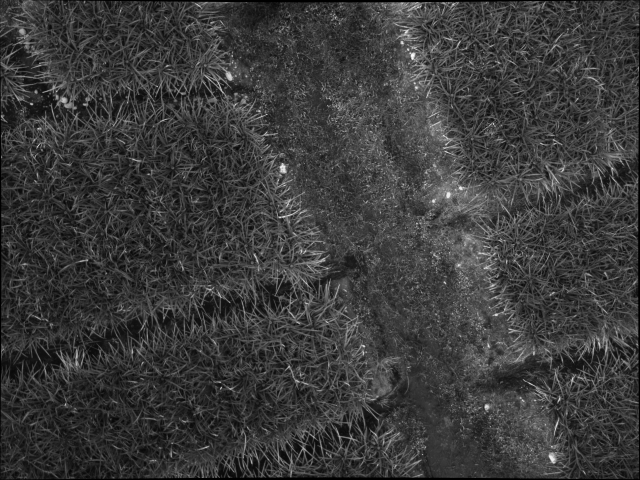
#> input picture data/test/blue.png, 1280 x 960 px (shown at 1/2 size); its folder holds 4 pictures in this run
$ python imgregistration.py
#> lines starting #> are read from the running program, lines starting #| are printed output that depends on the picture
#%%
import numpy as np
import cv2
import os
import glob
import matplotlib.pyplot as plt

def read_image_folder(images_folder_path = './data/test/'):

    """
    Read all red, green, blue, nir, red edge images in a specific folder

    Args:
        images_folder_path (string): Images folder path.
    Ret:
        masked: n x m x 5 np.array, double format

    """
#> called with images_folder_path = './data/test/'
    path = os.path.join(images_folder_path ,'*')
    files_list = np.sort(glob.glob(path))
    try:
        # Intenta leer en formato de la cámara Micasense Red Edge (b,g,r,re,n)
        blue, green, nir, red, red_edge = [np.double(cv2.imread(files_list[i], cv2.IMREAD_GRAYSCALE)) / 255.0 for i in range (len(files_list))]
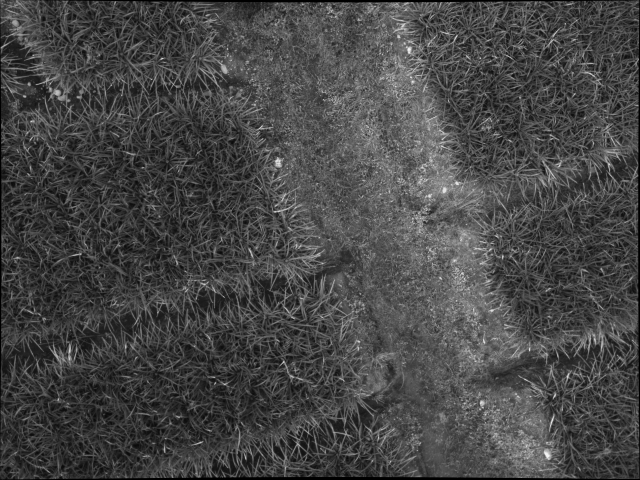
#> input picture data/test/green.png, 1280 x 960 px (shown at 1/2 size)
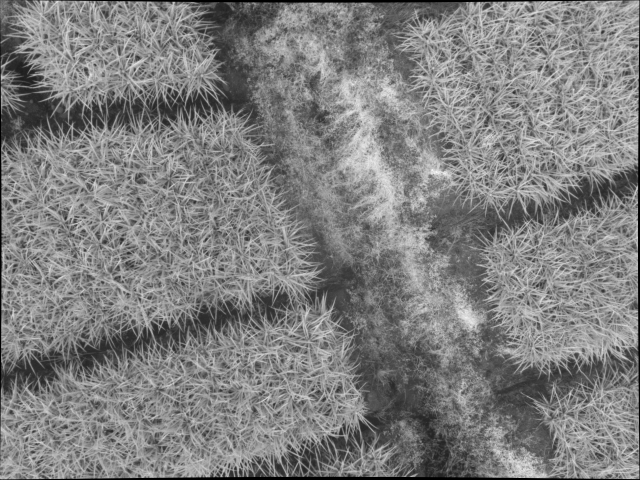
#> input picture data/test/nir.png, 1280 x 960 px (shown at 1/2 size)
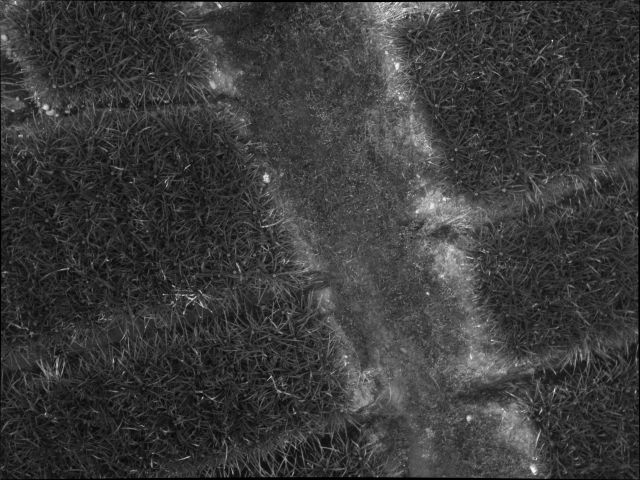
#> input picture data/test/red.png, 1280 x 960 px (shown at 1/2 size)
    except:
        print('Error 01: There is a problem reading files, check for the correct images in path ' +  images_folder_path.upper())
        return False

    # all bands container
    masked = np.zeros(shape=(blue.shape[0], blue.shape[1], 5),dtype=(np.double))
    masked[:,:,0] = blue
    masked[:,:,1] = green
    masked[:,:,2] = red
    masked[:,:,3] = nir
    masked[:,:,4] = red_edge
    masked[masked<0] = 0

    return masked

def align_all_images(Masked):

    Masked_8 = np.uint8(Masked*255)
#> (the run stopped early here; a loop or call above may not have finished)
